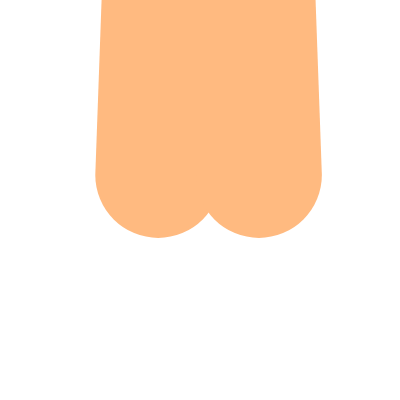
Frame 1 (no input)
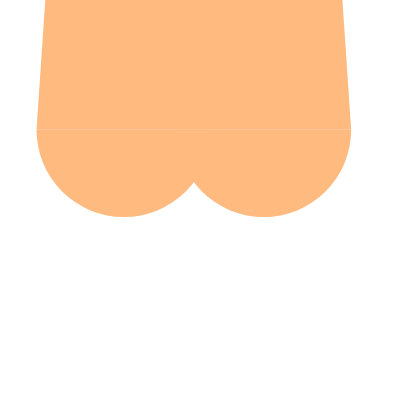
Frame 2 (the mouse pressed at the canvas centre, redrawn once)

The p5.js sketch that drew these frames (run headless with seeded random() and noise() and a simulated clock; the mouse was pressed at the canvas centre and the sketch redrawn once):

// p5.js sketch
// ── sketch.js
let butt_color;

function setup() {
  createCanvas(400, 400);
  butt_color = color(255, 186, 128);
  noLoop();
}

function draw() {
  background(255);
  noStroke();
  fill(butt_color);
  let center_point = width / 2 + random(-20, 20);
  let radius = random(center_point / 4, center_point / 2);
  let left_cheek = center_point - radius * 0.8;
  let right_cheek = center_point + radius * 0.8;
  let height_cheek = random(height / 4, height / 2);
  arc(left_cheek, height_cheek, radius * 2, radius * 2, 0, PI);
  arc(right_cheek, height_cheek, radius * 2, radius * 2, 0, PI);
  beginShape();
  vertex(left_cheek - radius + 0.1 * radius, 0);
  vertex(left_cheek - radius, height_cheek);
  vertex(right_cheek + radius, height_cheek);
  vertex(right_cheek + radius - 0.1 * radius, 0);
  endShape(CLOSE);
}
